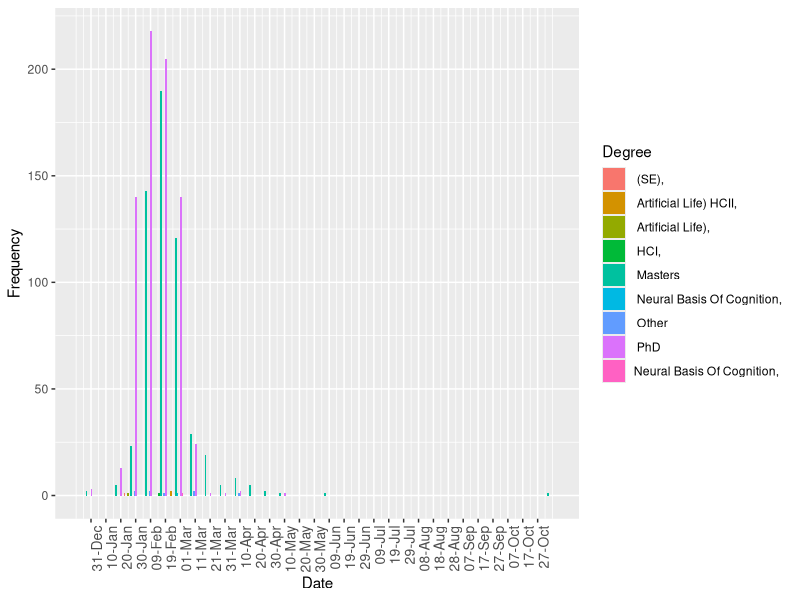
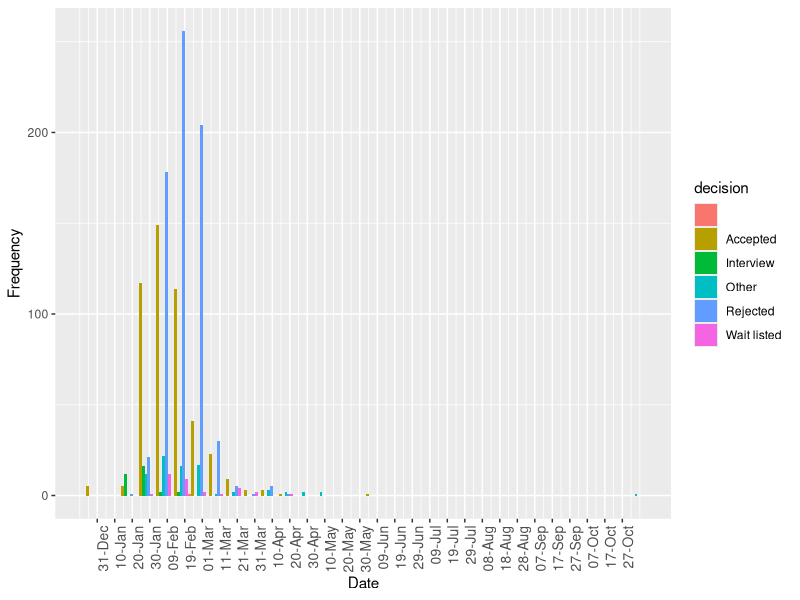
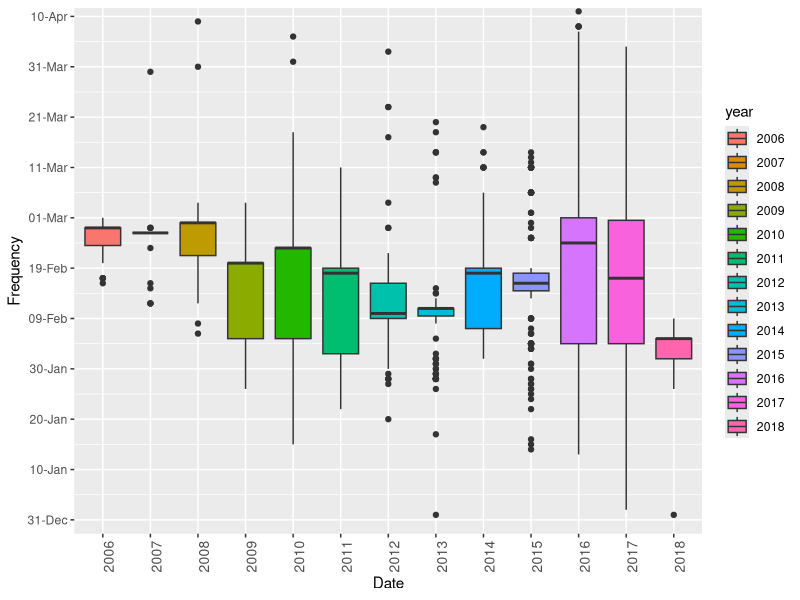

These figures' R source, in order:
library('stringr')
library('tidyr')
library('ggplot2')
library('scales')
Data=read.csv('Data_table.csv')
colnames(Data)=c('Institution','ProgramDetail','DecisionDate','Status','DataAddedDate','Note')
Data=subset(Data,Data$Institution!='Institution')
Final_Data=separate(Data,DecisionDate,into = c('Decision','Date'),sep = 'via',remove = T)
Final_Data=separate(Final_Data,Date,into = c('Method','Date'),sep = ' on ',remove = T)
Final_Data=separate(Final_Data,Date,into = c('Date','Misc'),sep = ' Undergrad ',remove = T)
Final_Data$Misc=NULL
Final_Data$Note=NULL
Final_Data$Status=NULL
Final_Data$DataAddedDate=NULL
Rust=as.matrix(Final_Data[,2])
for (i in 1:nrow(Rust)) {
  Rust[i,]=gsub('PhD \\(','/ PhD \\(',Rust[i,])
  Rust[i,]=gsub('Masters \\(','/ Masters \\(',Rust[i,])
  Rust[i,]=gsub('Other \\(','/ Other \\(',Rust[i,])
  Rust[i,]=gsub('\\(\\?','/ \\(\\?',Rust[i,])
  Rust[i,]=gsub('\\(F','/ \\(F',Rust[i,])
  Rust[i,]=gsub('\\(S','/ \\(S',Rust[i,])
} #Use to separate the Program and Degree#
rm(i)
Rust=as.data.frame(Rust)
Rust=separate(Rust,V1,into = c('Program','Degree','Season'),sep = '/',remove = T)
for (i in 1:nrow(Rust)) {
  Rust[i,1]=gsub('\\(','',Rust[i,1])
  Rust[i,1]=gsub('\\)','',Rust[i,1])
  Rust[i,1]=gsub('\\,','',Rust[i,1])
}
rm(i)
Rust=as.matrix(cbind(Rust,Final_Data$Date))
colnames(Rust)=c('Program','Degree','Season','Date')
Rust=as.data.frame(Rust)
Rust=separate(Rust,Date,c('day','month','year'),sep = ' ',remove = T)
Rust$Date=paste(Rust$day,Rust$month,' ')
Rust$day=NULL
Rust$month=NULL
Rust$Date=format(Rust$Date,format='%b %d')
Rust$converted=as.Date(Rust$Date,'%d %b')
Rust$decision=Final_Data$Decision
Rust=na.omit(Rust)
png('FrequencyAnalysis_PHD_MASTER.png')
ggplot(Rust,aes(x=converted,fill = Degree))+geom_histogram(binwidth=10, position = 'dodge')+scale_x_date(labels = date_format("%d-%b"), breaks =seq(min(Rust$converted)-1, max(Rust$converted)+1, 10))+theme(axis.text.x = element_text(angle = 90, hjust = 1,size = 10))+xlab('Date')+ylab('Frequency')
dev.off()
png('FrequencyAnalysis_Decision.png')
ggplot(Rust,aes(x=converted,fill = decision))+geom_histogram(binwidth=10, position = 'dodge')+scale_x_date(labels = date_format("%d-%b"), breaks =seq(min(Rust$converted)-1, max(Rust$converted)+1, 10))+theme(axis.text.x = element_text(angle = 90, hjust = 1,size = 10))+xlab('Date')+ylab('Frequency')
dev.off()
png('FrequencyAnalysis_EachYear_boxplot.png')
ggplot(Rust,aes(x = year,y=converted,fill=year))+geom_boxplot()+scale_y_date(labels = date_format("%d-%b"), breaks =seq(min(Rust$converted)-1, max(Rust$converted)+1, 10))+theme(axis.text.x = element_text(angle = 90, hjust = 1,size = 10))+xlab('Date')+ylab('Frequency')
dev.off()
